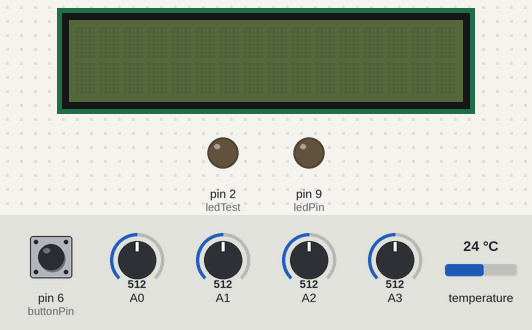
This sketch was run on a simulated Arduino Nano, built with avr-gcc and run on an emulated ATmega328P. Parts: 16×2 character LCD, output pins drawn as LEDs (lit = HIGH). The inputs (shaded band) are chosen by the test bench; at power-on: pin 6 (buttonPin) HIGH, A0 = 512, A1 = 512, A2 = 512, A3 = 512, temperature 24 °C. The local clock reads 2024-03-15 10:24:30 at power-on unless the sketch sets it; storage starts empty; what the sketch prints to the serial monitor is not drawn.

Above: at 1.3 s.
1.4 s: pin 6 (buttonPin) pulled LOW for 0.15 s
At 2.6 s:
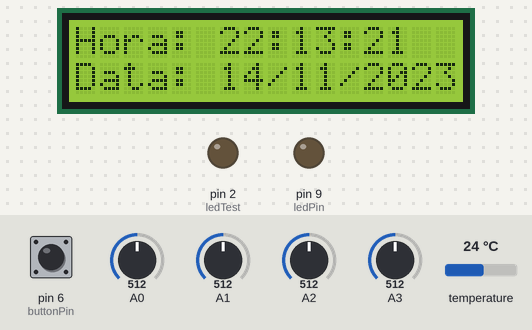
At 12.5 s:
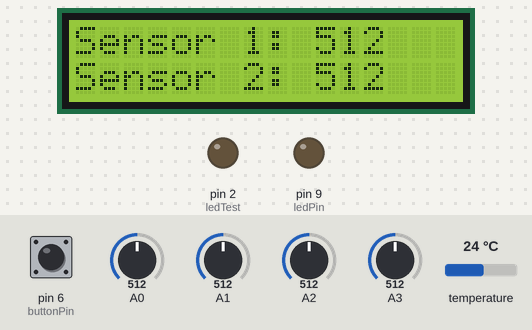
Timing chart, 0 to 14.0 s (numbered marks = the images above; inputs shaded):
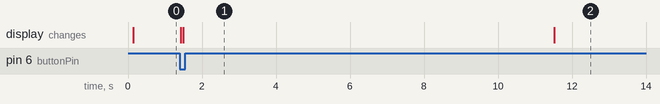

The sketch:

HortaInteligente.ino
```cpp
/*
  Conexoes:
** CS/SS - pin 10 (for Nano)
** MOSI/DI - pin 11
** MISO/DO - pin 12
** CLK/SCK - pin 13
** Umidade 1 - A0
** Umidade 2 - A1
** Umidade 3 - A2
** Umidade 4 - A3
** SDA - A4
** SCL - A5
*/

#include <SPI.h>
#include <SD.h>
#include <LiquidCrystal_I2C.h>    // Inclui a Biblioteca
#include <RTClib.h>               // Inclui a Biblioteca

//RTC_DS1307 rtc;
RTC_DS3231 rtc;
//LiquidCrystal_I2C lcd(0x3F, 16, 2);   // Inicia o display 16x2 no endereço 0x27
LiquidCrystal_I2C lcd(0x27, 16, 2);   // Inicia o display 16x2 no endereço 0x27

const int chipSelect = 10;

const int ledTest = 2;
const int ledPin =  9;      // the number of the LED pin
const int buttonPin = 6;     // the number of the pushbutton pin
int buttonState = 0;         // variable for reading the pushbutton status

int sensor1 = 0;         // the sensor value
int sensor2 = 0;         // the sensor value
int sensor3 = 0;         // the sensor value
int sensor4 = 0;         // the sensor value
int temperatura = 0;
int hora = 0;
int minuto = 0;
int segundo = 0;
int dia = 0;
int mes = 0;
int ano = 0;

void setup() {

  pinMode(ledTest, OUTPUT);
  pinMode(ledPin, OUTPUT); // initialize the LED pin as an output
  pinMode(buttonPin, INPUT_PULLUP); // initialize the pushbutton pin as an input

  rtc.begin();                                        // Inicia o módulo RTC

  rtc.adjust(DateTime(F(__DATE__), F(__TIME__)));     // Ajuste Automático da hora e data
  //rtc.adjust(DateTime(2019, 11, 29, 10, 23, 00));   // Ajuste Manual (Ano, Mês, Dia, Hora, Min, Seg)

  lcd.init();           // Inicia o Display
  lcd.backlight();      // Inicia o Backlight

  // Open serial communications and wait for port to open:
  Serial.begin(9600);
  while (!Serial) {
    ; // wait for serial port to connect. Needed for native USB port only
  }

  Serial.print("Initializing SD card...");

  // see if the card is present and can be initialized:
  if (!SD.begin(chipSelect)) {
    Serial.println("Card failed, or not present");
    // don't do anything more:
    while (1);
  }
  Serial.println("card initialized.");

  cabecalho ();
}

void loop() {

  buttonState = digitalRead(buttonPin);

  sensor1 = analogRead(A0);
  sensor2 = analogRead(A1);
  sensor3 = analogRead(A2);
  sensor4 = analogRead(A3);

  temperatura = rtc.getTemperature();

  dia = (rtc.now().day());       // Imprime o Dia
  mes = (rtc.now().month());     // Imprime o Mês
  ano = (rtc.now().year());      // Imprime o Ano

  hora = (rtc.now().hour());      // Imprime a Hora
  minuto = (rtc.now().minute());    // Imprime o Minuto
  segundo = (rtc.now().second());    // Imprime o Segundo

  if ((hora == 6) || (hora == 7) || (hora == 8) || (hora == 9) || (hora == 10) || (hora == 11) || (hora == 12) || (hora == 13) || (hora == 14) || (hora == 15) || (hora == 16) || (hora == 17)) {
    digitalWrite(ledTest, HIGH);
    Serial.println("Liga Luz");
  }
  else {
    digitalWrite(ledTest, LOW);
    Serial.println("Desliga Luz");
  }

  if (buttonState == LOW) {
    lcd.backlight();
    SDSave();
    LCDPrint();
    digitalWrite(ledPin, HIGH);    // turn LED on:
    //    Serial.println("Achou butao!");
  }
  if (buttonState == HIGH) {
    //    Serial.println("Cade butao?");
    digitalWrite(ledPin, LOW);     // turn LED off:
    lcd.noBacklight();
  }
}

void cabecalho () {
  // make a string for assembling the data to log:
  String cabecalhoString = "";

  cabecalhoString += "Dia";
  cabecalhoString += "/";
  cabecalhoString += "Mes";
  cabecalhoString += "/";
  cabecalhoString += "Ano";
  cabecalhoString += ";";
  cabecalhoString += "Hora";
  cabecalhoString += ":";
  cabecalhoString += "Minuto";
  cabecalhoString += ":";
  cabecalhoString += "Segundo";
  cabecalhoString += ";";
  cabecalhoString += "Sensor 1";
  cabecalhoString += ";";
  cabecalhoString += "Sensor 2";
  cabecalhoString += ";";
  cabecalhoString += "Sensor 3";
  cabecalhoString += ";";
  cabecalhoString += "Sensor 4";
  cabecalhoString += ";";
  cabecalhoString += "Temperatura";

  // open the file. note that only one file can be open at a time,
  // so you have to close this one before opening another.
  File cabecalhoFile = SD.open("MOITA.txt", FILE_WRITE);
  // if the file is available, write to it:
  if (cabecalhoFile) {
    cabecalhoFile.println(cabecalhoString);
    cabecalhoFile.close();
    // print to the serial port too:
    Serial.println(cabecalhoString);
  }
}

void SDSave () {
  // make a string for assembling the data to log:
  String dataString = "";

  dataString += dia;
  dataString += "/";
  dataString += mes;
  dataString += "/";
  dataString += ano;
  dataString += ";";
  dataString += hora;
  dataString += ":";
  dataString += minuto;
  dataString += ":";
  dataString += segundo;
  dataString += ";";
  dataString += sensor1;
  dataString += ";";
  dataString += sensor2;
  dataString += ";";
  dataString += sensor3;
  dataString += ";";
  dataString += sensor4;
  dataString += ";";
  dataString += temperatura;

  // open the file. note that only one file can be open at a time,
  // so you have to close this one before opening another.
  File dataFile = SD.open("MOITA.txt", FILE_WRITE);
  // if the file is available, write to it:
  if (dataFile) {
    dataFile.println(dataString);
    dataFile.close();
    // print to the serial port too:
    Serial.println(dataString);
  }
  // if the file isn't open, pop up an error:
  else {
    Serial.println("error opening datalog.txt");
  }
}

void LCDPrint () {
  DateTime now = rtc.now();

  lcd.setCursor(0, 0);              // Posiciona o cursor na primeira linha
  lcd.print("Hora: ");              // Imprime o texto "Hora: "
  lcd.print(hora);      // Imprime a Hora
  lcd.print(":");                   // Imprime o texto entre aspas
  lcd.print(minuto);    // Imprime o Minuto
  lcd.print(":");                   // Imprime o texto entre aspas
  lcd.print(segundo);    // Imprime o Segundo

  lcd.setCursor(0, 1);              // Posiciona o cursor na segunda linha
  lcd.print("Data: ");              // Imprime o texto entre aspas
  lcd.print(dia);       // Imprime o Dia
  lcd.print("/");                   // Imprime o texto entre aspas
  lcd.print(mes);     // Imprime o Mês
  lcd.print("/");                   // Imprime o texto entre aspas
  lcd.print(ano);      // Imprime o Ano

  delay(10000);                      // Aguarda 10 segundo e reinicia
  lcd.clear();

  lcd.setCursor(0, 0);              // Posiciona o cursor na primeira linha
  lcd.print("Sensor 1: ");              // Imprime o texto "Hora: "
  lcd.print(sensor1);      // Imprime a Hora

  lcd.setCursor(0, 1);              // Posiciona o cursor na primeira linha
  lcd.print("Sensor 2: ");              // Imprime o texto "Hora: "
  lcd.print(sensor2);      // Imprime a Hora

  delay(10000);                      // Aguarda 10 segundo e reinicia
  lcd.clear();

  lcd.setCursor(0, 0);              // Posiciona o cursor na primeira linha
  lcd.print("Sensor 3: ");              // Imprime o texto "Hora: "
  lcd.print(sensor3);      // Imprime a Hora

  lcd.setCursor(0, 1);              // Posiciona o cursor na primeira linha
  lcd.print("Sensor 4: ");              // Imprime o texto "Hora: "
  lcd.print(sensor4);      // Imprime a Hora

  delay(10000);                      // Aguarda 10 segundo e reinicia
  lcd.clear();

  lcd.setCursor(0, 0);              // Posiciona o cursor na primeira linha
  lcd.print("Temp. Ambiente:");
  lcd.setCursor(5, 1);              // Posiciona o cursor na primeira linha
  lcd.print(temperatura);              // Imprime o texto "Hora: "
  lcd.print("C");      // Imprime a Hora

  delay(10000);                      // Aguarda 10 segundo e reinicia
  lcd.clear();
}
```

Measured:
- after the input at 1.4 s, the display: first changes at once (image 1 shows a later state)
